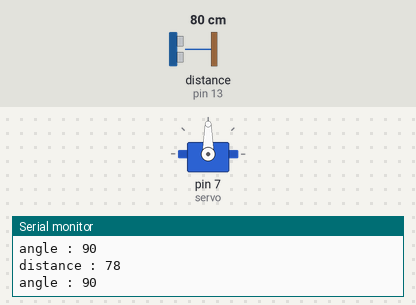
The sketch below on a simulated Arduino Uno, built with avr-gcc and run on an emulated ATmega328P. Shown: servo, the last lines printed to the serial monitor. Wiring (inferred from the names in the program): ultrasonic range finder: trigger pin 12; echo pin 13. The inputs (shaded band) are chosen by the test bench; at power-on: distance to the obstacle (sensor on pin 13) 80 cm. The echo pulse lasts 58.3 µs per cm.

Above: at 1.8 s.
1.9 s: distance to the obstacle (sensor on pin 13) set to 12 cm
3.4 s: distance to the obstacle (sensor on pin 13) set to 9 cm
At 4.6 s:
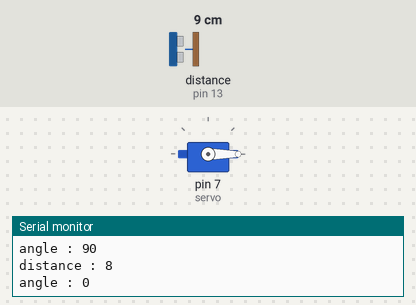
5.5 s: distance to the obstacle (sensor on pin 13) set to 18 cm
At 7.2 s:
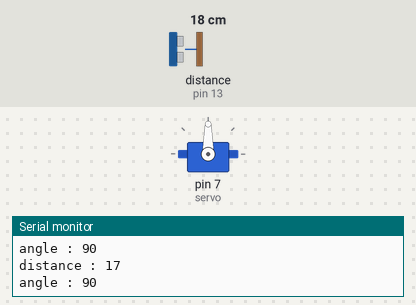
7.5 s: distance to the obstacle (sensor on pin 13) set to 2 cm
At 9.1 s:
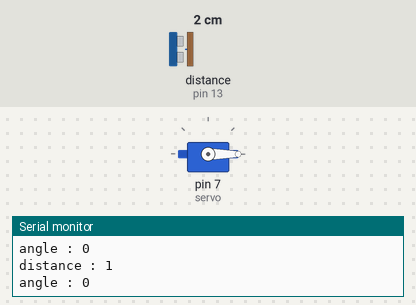
Timing chart, 0 to 10.5 s (numbered marks = the images above; inputs shaded):
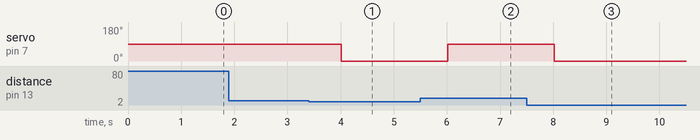

Measured:
- the behaviour switches between 11 and 10 cm on distance to the obstacle (sensor on pin 13) (found by bisection; images 0 and 1)
- after the input at 3.4 s, servo on pin 7 (servo): 90° → 0° after 0.62 s
- after the input at 5.5 s, servo on pin 7 (servo): 0° → 90° after 0.52 s
- after the input at 7.5 s, servo on pin 7 (servo): 90° → 0° after 0.52 s

The sketch:

servo_motor_control.ino
```cpp
#include<Servo.h>
Servo servo;

#define TRIG 12
#define ECHO 13

void setup() {
  Serial.begin(9600);
  servo.attach(7);

  pinMode(TRIG, OUTPUT);
  pinMode(ECHO, INPUT);
}

void loop() {
  long duration, distance;
  int angle;

  digitalWrite(TRIG, LOW);
  delayMicroseconds(2);
  digitalWrite(TRIG, HIGH);
  delayMicroseconds(10);
  digitalWrite(TRIG, LOW);

  duration = pulseIn(ECHO, HIGH); // duration이란 초음파가 나갔다가 다시 들어오는 시간을 의미한다.

  distance = duration * 34 / 2000; // 음속은 343m/s인데 편도의 값을 구할 것이므로 2를 더 나눈다.

  if(distance < 10){
    angle = 0;
  }else if(distance == 992){

  }else{
    angle = 90;
  }

  servo.write(angle);

  if(distance == 992){
    Serial.println("측정실패요");
  }else{
    Serial.print("distance : ");
    Serial.println(distance);
    Serial.print("angle : ");
    Serial.println(angle);
  }

  delay(1000);
}
```
